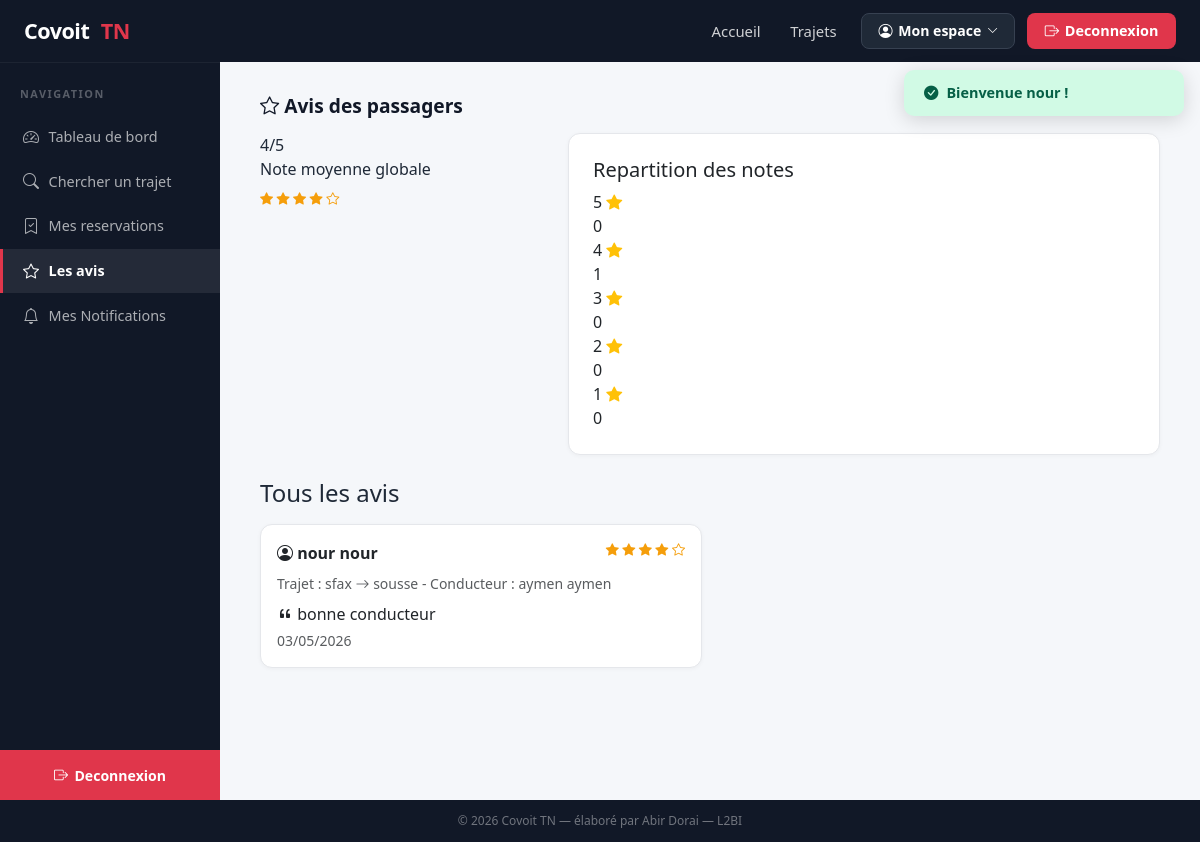
The page /index.php?controller=avis&action=index (signed in) on the database its author committed.
### tables this page shows
CREATE TABLE `avis` (
  `idAvis` int(11) NOT NULL,
  `idReservation` int(11) NOT NULL,
  `note` int(11) NOT NULL,
  `commentaire` varchar(500) DEFAULT NULL,
  `dateAvis` datetime DEFAULT current_timestamp()
);

CREATE TABLE `utilisateur` (
  `idUtilisateur` int(11) NOT NULL,
  `nom` varchar(50) NOT NULL,
  `prenom` varchar(50) NOT NULL,
  `email` varchar(100) NOT NULL,
  `telephone` varchar(20) DEFAULT NULL,
  `motDepasse` varchar(100) NOT NULL,
  `role` varchar(20) NOT NULL
);

CREATE TABLE `trajet` (
  `idTrajet` int(11) NOT NULL,
  `idConducteur` int(11) NOT NULL,
  `villeDepart` varchar(50) NOT NULL,
  `villeArrivee` varchar(50) NOT NULL,
  `dateDepart` datetime NOT NULL,
  `prixParPersonne` double NOT NULL,
  `statut` varchar(20) DEFAULT 'Actif'
);

### controllers/AvisController.php (called while the page is built, shortened)
<?php
require_once __DIR__ . '/../models/Avis.php';
class AvisController extends Controller
{
    public function index()
    {
        $avisModel = new Avis();
        $avis      = $avisModel->findAllAvecDetails();
        $repart    = $avisModel->repartitionNotes();
        $moyenne   = $avisModel->noteMoyenneGlobale();
        $this->render('avis/index', [
            'avis'    => $avis,
            'repart'  => $repart,
            'moyenne' => $moyenne,
        ]);
    }
}

### core/Router.php (called while the page is built, shortened)
<?php
class Router
{
    public function dispatch()
    {
        $actionName     = isset($_GET['action'])     ? $_GET['action']     : 'index';
        $actionName     = preg_replace('/[^a-zA-Z0-9_]/', '', $actionName);
        $controller = new $className();
        $controller->$actionName();
    }
}

### index.php (called while the page is built, shortened)
<?php
require_once __DIR__ . '/core/Router.php';
$router = new Router();
$router->dispatch();

### config/database.php (called while the page is built, shortened)
<?php
class Database
{
    private static $host    = 'localhost';
    private static $dbname  = 'covoi_tn';
    private static $user    = 'root';
    private static $pass    = '';
    private static $charset = 'utf8mb4';
    private static $instance = null;
    public static function getInstance()
    {
        if (self::$instance === null) {
            $dsn = 'mysql:host=' . self::$host
                 . ';dbname=' . self::$dbname
                 . ';charset=' . self::$charset;
            $options = [
                PDO::ATTR_ERRMODE            => PDO::ERRMODE_EXCEPTION,
                PDO::ATTR_DEFAULT_FETCH_MODE => PDO::FETCH_ASSOC,
                PDO::ATTR_EMULATE_PREPARES   => false,
            ];
            try {
                self::$instance = new PDO($dsn, self::$user, self::$pass, $options);
            } catch (PDOException $e) {
                die('Erreur de connexion a la base de donnees : ' . $e->getMessage());
            }
        }
        return self::$instance;
    }
}

### core/Model.php (called while the page is built, shortened)
<?php
require_once __DIR__ . '/../config/database.php';
abstract class Model
{
    public function __construct()
    {
        $this->db = Database::getInstance();
    }
}

### models/Avis.php (called while the page is built, shortened)
<?php
require_once __DIR__ . '/../core/Model.php';
class Avis extends Model
{
    public function findAllAvecDetails()
    {
        $sql = "SELECT a.*, t.villeDepart, t.villeArrivee,
                       up.nom AS nomPassager, up.prenom AS prenomPassager,
                       uc.nom AS nomConducteur, uc.prenom AS prenomConducteur
                FROM avis a
                INNER JOIN reservation r  ON a.idReservation = r.idReservation
                INNER JOIN passager p     ON r.idPassager    = p.idPassager
                INNER JOIN utilisateur up ON p.idUtilisateur = up.idUtilisateur
                INNER JOIN trajet t       ON r.idTrajet      = t.idTrajet
                INNER JOIN conducteur c   ON t.idConducteur  = c.idConducteur
                INNER JOIN utilisateur uc ON c.idUtilisateur = uc.idUtilisateur
                ORDER BY a.dateAvis DESC";
        $stmt = $this->db->query($sql);
        return $stmt->fetchAll();
    }
    public function noteMoyenneGlobale()
    {
        $sql = "SELECT AVG(note) AS moy FROM avis";
        $stmt = $this->db->query($sql);
        $row = $stmt->fetch();
        return $row['moy'] ? round((float) $row['moy'], 2) : 0;
    }
    public function repartitionNotes()
    {
        $sql = "SELECT note, COUNT(*) AS total FROM avis GROUP BY note ORDER BY note";
        $stmt = $this->db->query($sql);
        return $stmt->fetchAll();
    }
}

### views/avis/index.php (the view)
<h2 class="section-title"><i class="bi bi-star"></i> Avis des passagers</h2>
<div class="row mb-4">
    <div class="col-md-4">
        <div class="stat-card">
            <div class="stat-number"><?= $moyenne ?>/5</div>
            <div class="stat-label">Note moyenne globale</div>
            <div class="stars mt-2">
                <?php for ($i = 1; $i <= 5; $i++): ?>
                    <i class="bi bi-star<?= $i <= round($moyenne) ? '-fill' : '' ?>"></i>
                <?php endfor; ?>
            </div>
        </div>
    </div>
    <div class="col-md-8">
        <div class="card p-4 h-100">
            <h5>Repartition des notes</h5>
            <?php
                $total = array_sum(array_column($repart, 'total'));
                $byNote = [];
                foreach ($repart as $r) { $byNote[$r['note']] = $r['total']; }
                for ($n = 5; $n >= 1; $n--):
                    $cnt = $byNote[$n] ?? 0;
                    $pct = $total > 0 ? round($cnt * 100 / $total) : 0;
            ?>
                <div class="bar-chart-row">
                    <div class="bar-chart-label">
                        <?= $n ?> <i class="bi bi-star-fill text-warning"></i>
                    </div>
                    <div class="bar-chart-bar">
                        <div class="bar-chart-fill" style="width: <?= max($pct, 5) ?>%;">
                            <?= $cnt ?>
                        </div>
                    </div>
                </div>
            <?php endfor; ?>
        </div>
    </div>
</div>
<h4 class="mb-3">Tous les avis</h4>
<?php if (empty($avis)): ?>
    <div class="alert alert-info">Aucun avis pour le moment.</div>
<?php else: ?>
    <div class="row g-3">
        <?php foreach ($avis as $a): ?>
            <div class="col-md-6">
                <div class="card p-3">
                    <div class="d-flex justify-content-between mb-2">
                        <strong>
                            <i class="bi bi-person-circle"></i>
                            <?= htmlspecialchars($a['prenomPassager'] . ' ' . $a['nomPassager']) ?>
                        </strong>
                        <span class="stars">
                            <?php for ($i = 1; $i <= 5; $i++): ?>
                                <i class="bi bi-star<?= $i <= $a['note'] ? '-fill' : '' ?>"></i>
                            <?php endfor; ?>
                        </span>
                    </div>
                    <p class="text-muted small mb-2">
                        Trajet : <?= htmlspecialchars($a['villeDepart']) ?>
                        <i class="bi bi-arrow-right"></i>
                        <?= htmlspecialchars($a['villeArrivee']) ?>
                        - Conducteur : <?= htmlspecialchars($a['prenomConducteur'] . ' ' . $a['nomConducteur']) ?>
                    </p>
                    <p class="mb-1">
                        <i class="bi bi-quote"></i>
                        <?= htmlspecialchars($a['commentaire']) ?>
                    </p>
                    <p class="text-muted small mb-0">
                        <?= date('d/m/Y', strtotime($a['dateAvis'])) ?>
                    </p>
                </div>
            </div>
        <?php endforeach; ?>
    </div>
<?php endif; ?>

### public/css/style.css (style rules this page uses)
:root { --red: #e0364b; --red-dark: #c02a3a; --navy: #0f1523; --navy2: #1b2547; --dark: #111827; --sidebar-w: 220px; --white: #ffffff; --grey-bg: #f5f7fa; --grey-text: #6b7280; --border: #e5e7eb; --radius: 12px; }
*, *::before, *::after { box-sizing: border-box; }
body { font-family: 'Segoe UI', system-ui, -apple-system, sans-serif; background: var(--grey-bg); color: #1f2937; margin: 0; padding: 0; }
.card { background: var(--white); border-radius: var(--radius); border: 1px solid var(--border); box-shadow: 0 1px 4px rgba(0,0,0,.04); }
.section-title { font-size: 1.2rem; font-weight: 700; color: #111827; margin-bottom: 1rem; }
.stars { color: #f59e0b; font-size: .82rem; }

### rows shown on the page
avis: utilisateur.prenom+nom "nour nour", note 4 (drawn), trajet.villeDepart "sfax", trajet.villeArrivee "sousse", utilisateur.prenom+nom "aymen aymen", commentaire "bonne conducteur", dateAvis "03/05/2026"

### other values the page prints
$_SESSION['flash_success'] "Bienvenue nour !"
$moyenne "4"
$cnt "0"
$cnt "1"
